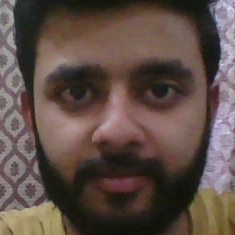
#> input picture dataset/abhishek/image_0.png, 235 x 235 px; its folder holds 4 pictures in this run
$ python mirror_image.py   (Python 2 division)
#> lines starting #> are read from the running program, lines starting #| are printed output that depends on the picture
import cv2
import os

def load_images_from_folder(folder):
#> called with folder = 'dataset/abhishek'
    images = []
    for filename in os.listdir(folder):
    	if "flip" not in filename:
	        img = cv2.imread(os.path.join(folder,filename))
#> img is the input picture: shape (235, 235, 3); mean B, G, R 70.4, 77.7, 93.8
            if img is not None:
	        	images.append(img)
    return images

def flip_image(images, folder):
#> called with folder = 'dataset/abhishek'
    print(len(images))
    image_counter = 0
    for img in images:
        horizontal_image = cv2.flip(img, 1)
        cv2.imwrite(folder+"/image_flip_{}.png".format(image_counter), horizontal_image)
        image_counter+=1
#> this loop made 4 passes
#> pass 1, in flip_image, `horizontal_image = cv2.flip(img, 1)`:
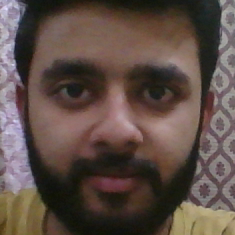
#> horizontal_image: shape (235, 235, 3); mean B, G, R 70.4, 77.7, 93.8
#> pass 2, in flip_image, `horizontal_image = cv2.flip(img, 1)`:
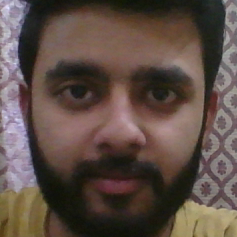
#> horizontal_image: shape (237, 237, 3); mean B, G, R 69.8, 77.7, 93.8
#> pass 3, in flip_image, `horizontal_image = cv2.flip(img, 1)`:
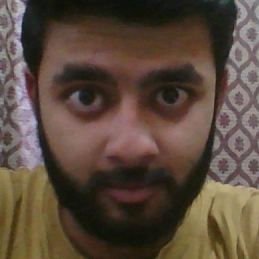
#> horizontal_image: shape (259, 259, 3); mean B, G, R 61.1, 73.7, 90

folders = ["abhishek", "dikshit", "garvit", "jatin", "neelansh" , "saket"]
for folder in folders:
#> (the run stopped early here; a loop or call above may not have finished)
